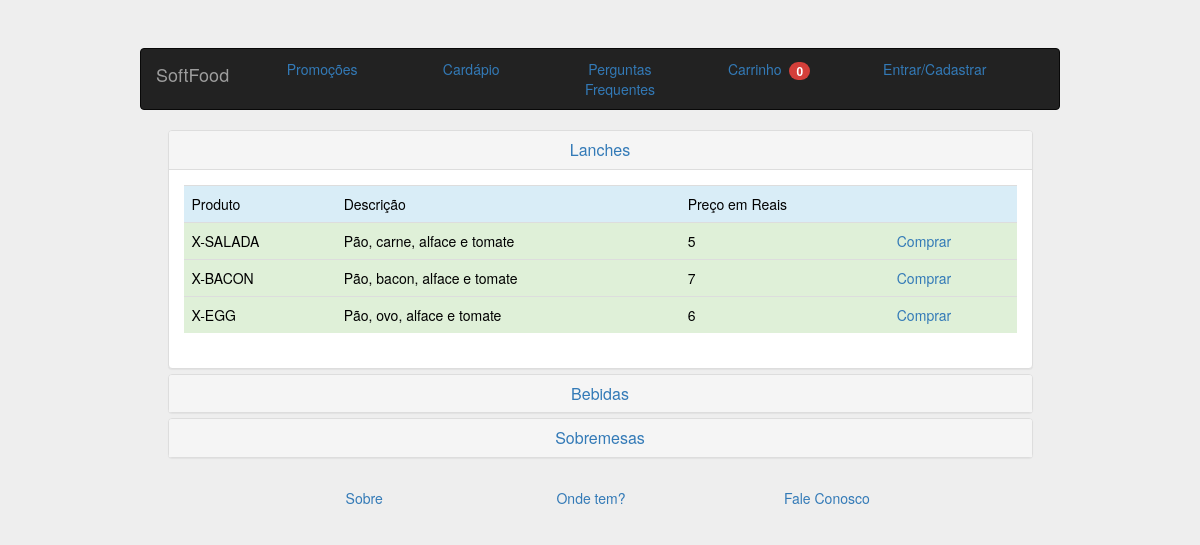
The page /php/cardapio.php on the database its author committed.
### tables this page shows
CREATE TABLE produto (
  id INTEGER UNSIGNED NOT NULL AUTO_INCREMENT,
  tipoproduto_id INTEGER UNSIGNED NOT NULL,
  nome VARCHAR(255) NULL,
  descricao VARCHAR(255) NULL,
  preco DECIMAL NULL,
  PRIMARY KEY(id),
  INDEX produto_FKIndex1(tipoproduto_id),
  FOREIGN KEY(tipoproduto_id)
    REFERENCES tipoproduto(id)
      ON DELETE NO ACTION
      ON UPDATE NO ACTION
);

### php/cardapio.php (the view, shortened to what this page needs)
<!DOCTYPE html>
<html>
    <head>
        <link href="../css/bootstrap.css" rel="stylesheet" type="text/css"/>
    </head>
    <body class="jumbotron">
        <div class="col-md-1 col-sm-1"></div>
        <div class="col-md-10 col-sm-10">
            <?PHP
            include 'topo.php';
            ?>
        </div>
        <div class="col-md-1 col-sm-1"></div>
        <div class="container-fluid">
            <div class="col-md-1 col-sm-1"></div>
            <div class="col-md-10 col-sm-10">
                <div class="container-fluid" id="conteudo">
                    <div class="panel-group" id="accordion" role="tablist">
                        <div class="panel panel-default">
                            <div class="panel-heading" role="tab" id="headingOne">
                                <a data-toggle="collapse" data-parent="#accordion" href="#collapseOne" aria-expanded="false" aria-controls="collapseOne">
                                    <h4 class="panel-title" style="text-align: center">
                                        Lanches
                                    </h4>
                                </a>
                            </div>
                            <div id="collapseOne" class="panel-collapse collapse in" role="tabpanel" aria-labelledby="headingOne">
                                <div class="panel-body">
                                    <table class="table table-responsive">
                                        <tr class="info"><td>Produto</td><td>Descrição</td><td>Preço em Reais</td><td></td></tr>
										<?php
											include "conexao.php";
											$query = "select * from produto";
											$result = mysqli_query($link, $query);
											while($row = mysqli_fetch_assoc($result))
											{
												echo "<tr class='success'><td>".$row['nome']."</td><td>".$row['descricao']."</td><td>".$row['preco']."</td><td>
												<a href='carrinho.php?acao=add&id=".$row['id']."'>Comprar</a>
												</td></tr>";
											}
										?>
                                    </table>
                                </div>
                            </div>
                        </div>
                        <div class="panel panel-default">
                            <div class="panel-heading" role="tab" id="headingTwo">
                                <a class="collapsed" data-toggle="collapse" data-parent="#accordion" href="#collapseTwo" aria-expanded="false" aria-controls="collapseTwo">
                                    <h4 class="panel-title" style="text-align: center">
                                        Bebidas
                                    </h4>
                                </a>
                            </div>
                        </div>
                        <div class="panel panel-default">
                            <div class="panel-heading" role="tab" id="headingThree">
                                <a class="collapsed" data-toggle="collapse" data-parent="#accordion" href="#collapseThree" aria-expanded="false" aria-controls="collapseThree">
                                    <h4 class="panel-title" style="text-align: center">
                                        Sobremesas
                                    </h4>
                                </a>
                            </div>
						</div>
                    </div>
                </div>
            </div >
			<div class="col-md-1 col-sm-1"></div>
		</div>
			<div class="col-md-2"></div>
            <div class="col-md-8">
                <?php
                include './footer.php';
                ?>
            </div>
            <div class="col-md-2"></div>
    </body>
</html>

### rows shown on the page
produto: nome "X-SALADA", descricao "Pão, carne, alface e tomate", preco "5"
produto: nome "X-BACON", descricao "Pão, bacon, alface e tomate", preco "7"
produto: nome "X-EGG", descricao "Pão, ovo, alface e tomate", preco "6"

### other values the page prints
$cont "0"
